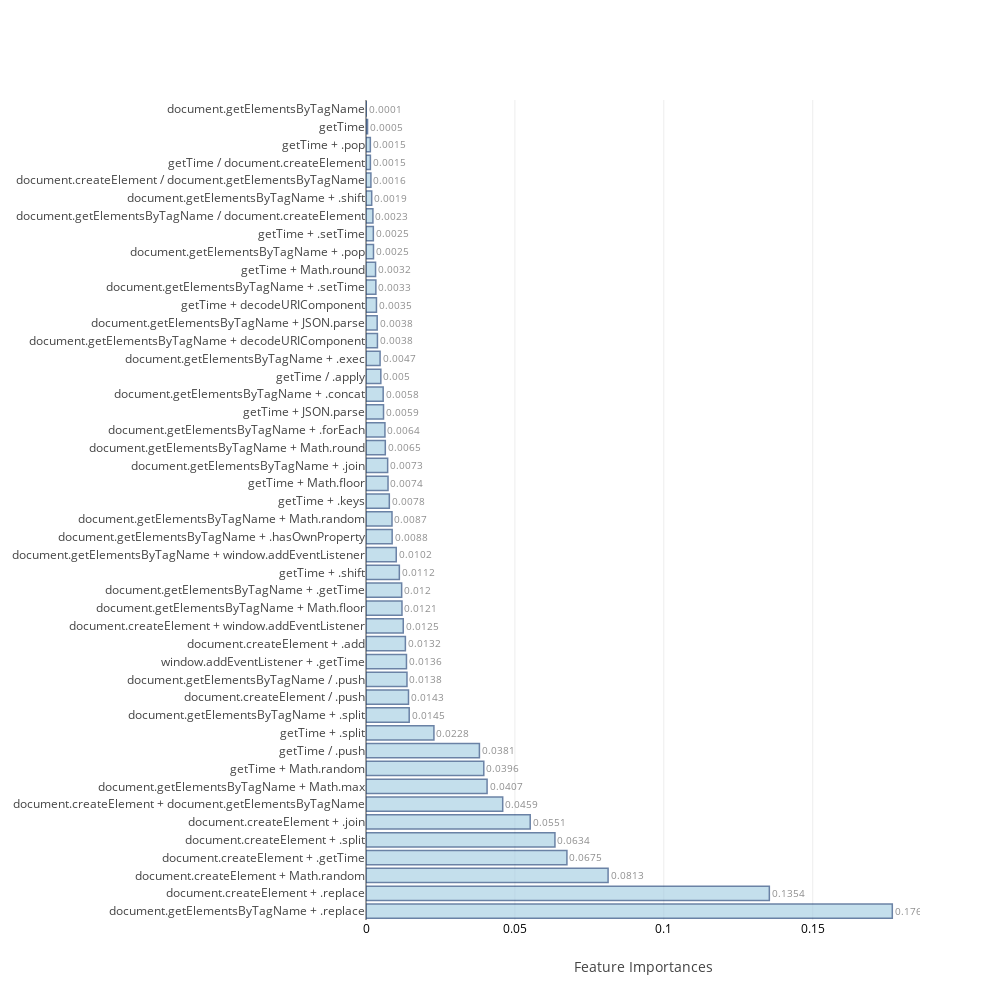

The cell this chart's notebook holds for it:
### Code cell
feat_imp=[None]*4
j=0
for i in range(0,8):
    if i>=2 and i<=5:
        model,cm_train,cm_test,acc_train,acc_test,roc_auc,feat_imp[j]=f[i](X_train,Y_train,X_test,Y_test,feature_name)
        j=j+1
    else:
        model,cm_train,cm_test,acc_train,acc_test,roc_auc=f[i](X_train,Y_train,X_test,Y_test)
    table_80_60_train.loc[i]=   ([acc_train,cm_train.TP,cm_train.TN,cm_train.FP,cm_train.FN,cm_train.FPR,cm_train.FNR])
    table_80_60_test.loc[i] =   ([acc_test ,cm_test.TP, cm_test.TN, cm_test.FP, cm_test.FN, cm_test.FPR, cm_test.FNR,roc_auc])
    print("\n")

### Figure 1 — Plotly figure (JSON) as saved in the notebook; plotly's stock layout.template omitted (floating-point values rounded to 4 significant figures)
{"data": [{"marker": {"color": "rgb(158,202,225)", "line": {"color": "rgb(8,48,107)", "width": 1.5}}, "opacity": 0.6, "orientation": "h", "text": [0.1767, 0.1354, 0.0813, 0.0675, 0.0634, 0.0551, 0.0459, 0.0407, 0.0396, 0.0381, 0.0228, 0.0145, 0.0143, 0.0138, 0.0136, 0.0132, 0.0125, 0.0121, 0.012, 0.0112, 0.0102, 0.0088, 0.0087, 0.0078, 0.0074, 0.0073, 0.0065, 0.0064, 0.0059, 0.0058, 0.005, 0.0047, 0.0038, 0.0038, 0.0035, 0.0033, 0.0032, 0.0025, 0.0025, 0.0023, 0.0019, 0.0016, 0.0015, 0.0015, 0.0005, 0.0001], "textposition": "outside", "type": "bar", "uid": "720d2e6c-0294-431d-a32e-73dca196ec65", "x": [0.1767, 0.1354, 0.08129, 0.06747, 0.06344, 0.05514, 0.04591, 0.04066, 0.03955, 0.03808, 0.02281, 0.01451, 0.01427, 0.01376, 0.01359, 0.01322, 0.01251, 0.01208, 0.01198, 0.01119, 0.01016, 0.008784, 0.008732, 0.007832, 0.007397, 0.007274, 0.006481, 0.006361, 0.005883, 0.005769, 0.004981, 0.004733, 0.003843, 0.003754, 0.003511, 0.003312, 0.00321, 0.002516, 0.002466, 0.002323, 0.001915, 0.001649, 0.001476, 0.001456, 0.0005166, 6.481e-05], "y": ["document.getElementsByTagName + .replace", "document.createElement + .replace", "document.createElement + Math.random", "document.createElement + .getTime", "document.createElement + .split", "document.createElement + .join", "document.createElement + document.getElementsByTagName", "document.getElementsByTagName + Math.max", "getTime + Math.random", "getTime / .push", "getTime + .split", "document.getElementsByTagName + .split", "document.createElement / .push", "document.getElementsByTagName / .push", "window.addEventListener + .getTime", "document.createElement + .add", "document.createElement + window.addEventListener", "document.getElementsByTagName + Math.floor", "document.getElementsByTagName + .getTime", "getTime + .shift", "document.getElementsByTagName + window.addEventListener", "document.getElementsByTagName + .hasOwnProperty", "document.getElementsByTagName + Math.random", "getTime + .keys", "getTime + Math.floor", "document.getElementsByTagName + .join", "document.getElementsByTagName + Math.round", "document.getElementsByTagName + .forEach", "getTime + JSON.parse", "document.getElementsByTagName + .concat", "getTime / .apply", "document.getElementsByTagName + .exec", "document.getElementsByTagName + decodeURIComponent", "document.getElementsByTagName + JSON.parse", "getTime + decodeURIComponent", "document.getElementsByTagName + .setTime", "getTime + Math.round", "document.getElementsByTagName + .pop", "getTime + .setTime", "document.getElementsByTagName / document.createElement", "document.getElementsByTagName + .shift", "document.createElement / document.getElementsByTagName", "getTime / document.createElement", "getTime + .pop", "getTime", "document.getElementsByTagName"]}], "layout": {"autosize": false, "height": 1000, "width": 1000, "xaxis": {"tickfont": {"color": "black", "size": 12}, "title": "Feature Importances"}, "yaxis": {"automargin": true}}}
